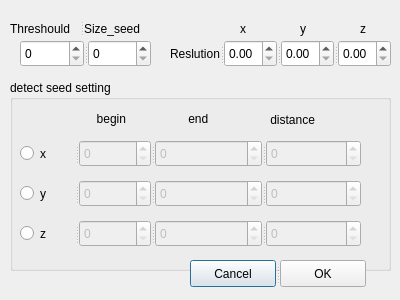
<?xml version="1.0" encoding="UTF-8"?>
<ui version="4.0">
 <class>set_par</class>
 <widget class="QDialog" name="set_par">
  <property name="geometry">
   <rect>
    <x>0</x>
    <y>0</y>
    <width>400</width>
    <height>300</height>
   </rect>
  </property>
  <property name="windowTitle">
   <string>Dialog</string>
  </property>
  <widget class="QGroupBox" name="groupBox">
   <property name="geometry">
    <rect>
     <x>10</x>
     <y>80</y>
     <width>381</width>
     <height>191</height>
    </rect>
   </property>
   <property name="title">
    <string>detect seed setting </string>
   </property>
   <property name="flat">
    <bool>false</bool>
   </property>
   <widget class="QSplitter" name="splitter">
    <property name="geometry">
     <rect>
      <x>10</x>
      <y>60</y>
      <width>341</width>
      <height>27</height>
     </rect>
    </property>
    <property name="orientation">
     <enum>Qt::Horizontal</enum>
    </property>
    <widget class="QRadioButton" name="radiox">
     <property name="enabled">
      <bool>true</bool>
     </property>
     <property name="text">
      <string>x</string>
     </property>
    </widget>
    <widget class="QSpinBox" name="xb">
     <property name="enabled">
      <bool>false</bool>
     </property>
     <property name="acceptDrops">
      <bool>false</bool>
     </property>
    </widget>
    <widget class="QSpinBox" name="xe">
     <property name="enabled">
      <bool>false</bool>
     </property>
     <property name="maximum">
      <number>10000</number>
     </property>
    </widget>
    <widget class="QSpinBox" name="xd">
     <property name="enabled">
      <bool>false</bool>
     </property>
     <property name="maximum">
      <number>1000</number>
     </property>
    </widget>
   </widget>
   <widget class="QSplitter" name="splitter_3">
    <property name="geometry">
     <rect>
      <x>10</x>
      <y>100</y>
      <width>341</width>
      <height>27</height>
     </rect>
    </property>
    <property name="orientation">
     <enum>Qt::Horizontal</enum>
    </property>
    <widget class="QRadioButton" name="radioy">
     <property name="text">
      <string>y</string>
     </property>
    </widget>
    <widget class="QSpinBox" name="yb">
     <property name="enabled">
      <bool>false</bool>
     </property>
    </widget>
    <widget class="QSpinBox" name="ye">
     <property name="enabled">
      <bool>false</bool>
     </property>
     <property name="maximum">
      <number>10000</number>
     </property>
    </widget>
    <widget class="QSpinBox" name="yd">
     <property name="enabled">
      <bool>false</bool>
     </property>
     <property name="maximum">
      <number>1000</number>
     </property>
    </widget>
   </widget>
   <widget class="QSplitter" name="splitter_4">
    <property name="geometry">
     <rect>
      <x>10</x>
      <y>140</y>
      <width>341</width>
      <height>27</height>
     </rect>
    </property>
    <property name="orientation">
     <enum>Qt::Horizontal</enum>
    </property>
    <widget class="QRadioButton" name="radioz">
     <property name="text">
      <string>z</string>
     </property>
    </widget>
    <widget class="QSpinBox" name="zb">
     <property name="enabled">
      <bool>false</bool>
     </property>
    </widget>
    <widget class="QSpinBox" name="ze">
     <property name="enabled">
      <bool>false</bool>
     </property>
     <property name="maximum">
      <number>10000</number>
     </property>
    </widget>
    <widget class="QSpinBox" name="zd">
     <property name="enabled">
      <bool>false</bool>
     </property>
     <property name="maximum">
      <number>1000</number>
     </property>
    </widget>
   </widget>
   <widget class="QLabel" name="distance">
    <property name="geometry">
     <rect>
      <x>237</x>
      <y>30</y>
      <width>91</width>
      <height>20</height>
     </rect>
    </property>
    <property name="text">
     <string>       distance</string>
    </property>
   </widget>
   <widget class="QLabel" name="begin">
    <property name="geometry">
     <rect>
      <x>80</x>
      <y>30</y>
      <width>51</width>
      <height>17</height>
     </rect>
    </property>
    <property name="text">
     <string>  begin</string>
    </property>
   </widget>
   <widget class="QLabel" name="end">
    <property name="geometry">
     <rect>
      <x>165</x>
      <y>30</y>
      <width>61</width>
      <height>17</height>
     </rect>
    </property>
    <property name="text">
     <string>    end</string>
    </property>
   </widget>
  </widget>
  <widget class="QSplitter" name="splitter_6">
   <property name="geometry">
    <rect>
     <x>190</x>
     <y>260</y>
     <width>176</width>
     <height>27</height>
    </rect>
   </property>
   <property name="orientation">
    <enum>Qt::Horizontal</enum>
   </property>
   <widget class="QPushButton" name="cancel">
    <property name="text">
     <string>Cancel</string>
    </property>
   </widget>
   <widget class="QPushButton" name="ok">
    <property name="text">
     <string>OK</string>
    </property>
   </widget>
  </widget>
  <widget class="QLabel" name="label_4">
   <property name="geometry">
    <rect>
     <x>240</x>
     <y>20</y>
     <width>16</width>
     <height>17</height>
    </rect>
   </property>
   <property name="text">
    <string>x</string>
   </property>
  </widget>
  <widget class="QLabel" name="label_5">
   <property name="geometry">
    <rect>
     <x>300</x>
     <y>20</y>
     <width>16</width>
     <height>17</height>
    </rect>
   </property>
   <property name="text">
    <string>y</string>
   </property>
  </widget>
  <widget class="QLabel" name="label_6">
   <property name="geometry">
    <rect>
     <x>360</x>
     <y>20</y>
     <width>16</width>
     <height>17</height>
    </rect>
   </property>
   <property name="text">
    <string>z</string>
   </property>
  </widget>
  <widget class="QSplitter" name="splitter_5">
   <property name="geometry">
    <rect>
     <x>170</x>
     <y>40</y>
     <width>221</width>
     <height>27</height>
    </rect>
   </property>
   <property name="orientation">
    <enum>Qt::Horizontal</enum>
   </property>
   <widget class="QLabel" name="label_2">
    <property name="text">
     <string>Reslution</string>
    </property>
   </widget>
   <widget class="QDoubleSpinBox" name="doubleSpinBox"/>
   <widget class="QDoubleSpinBox" name="doubleSpinBox_3"/>
   <widget class="QDoubleSpinBox" name="doubleSpinBox_2"/>
  </widget>
  <widget class="QSplitter" name="splitter_7">
   <property name="geometry">
    <rect>
     <x>20</x>
     <y>40</y>
     <width>131</width>
     <height>27</height>
    </rect>
   </property>
   <property name="orientation">
    <enum>Qt::Horizontal</enum>
   </property>
   <widget class="QSpinBox" name="threshould_set"/>
   <widget class="QSpinBox" name="spinBox"/>
  </widget>
  <widget class="QSplitter" name="splitter_8">
   <property name="geometry">
    <rect>
     <x>10</x>
     <y>20</y>
     <width>141</width>
     <height>17</height>
    </rect>
   </property>
   <property name="orientation">
    <enum>Qt::Horizontal</enum>
   </property>
   <widget class="QLabel" name="label">
    <property name="text">
     <string>Threshould</string>
    </property>
   </widget>
   <widget class="QLabel" name="label_3">
    <property name="text">
     <string>Size_seed</string>
    </property>
   </widget>
  </widget>
 </widget>
 <resources/>
 <connections>
  <connection>
   <sender>radiox</sender>
   <signal>clicked(bool)</signal>
   <receiver>xb</receiver>
   <slot>setEnabled(bool)</slot>
   <hints>
    <hint type="sourcelabel">
     <x>43</x>
     <y>133</y>
    </hint>
    <hint type="destinationlabel">
     <x>125</x>
     <y>133</y>
    </hint>
   </hints>
  </connection>
  <connection>
   <sender>radiox</sender>
   <signal>clicked(bool)</signal>
   <receiver>xe</receiver>
   <slot>setEnabled(bool)</slot>
   <hints>
    <hint type="sourcelabel">
     <x>37</x>
     <y>133</y>
    </hint>
    <hint type="destinationlabel">
     <x>199</x>
     <y>133</y>
    </hint>
   </hints>
  </connection>
  <connection>
   <sender>radiox</sender>
   <signal>clicked(bool)</signal>
   <receiver>xd</receiver>
   <slot>setEnabled(bool)</slot>
   <hints>
    <hint type="sourcelabel">
     <x>37</x>
     <y>133</y>
    </hint>
    <hint type="destinationlabel">
     <x>304</x>
     <y>133</y>
    </hint>
   </hints>
  </connection>
  <connection>
   <sender>radioy</sender>
   <signal>clicked(bool)</signal>
   <receiver>yb</receiver>
   <slot>setEnabled(bool)</slot>
   <hints>
    <hint type="sourcelabel">
     <x>38</x>
     <y>173</y>
    </hint>
    <hint type="destinationlabel">
     <x>108</x>
     <y>173</y>
    </hint>
   </hints>
  </connection>
  <connection>
   <sender>radioy</sender>
   <signal>clicked(bool)</signal>
   <receiver>ye</receiver>
   <slot>setEnabled(bool)</slot>
   <hints>
    <hint type="sourcelabel">
     <x>38</x>
     <y>173</y>
    </hint>
    <hint type="destinationlabel">
     <x>201</x>
     <y>173</y>
    </hint>
   </hints>
  </connection>
  <connection>
   <sender>radioy</sender>
   <signal>clicked(bool)</signal>
   <receiver>yd</receiver>
   <slot>setEnabled(bool)</slot>
   <hints>
    <hint type="sourcelabel">
     <x>38</x>
     <y>173</y>
    </hint>
    <hint type="destinationlabel">
     <x>304</x>
     <y>173</y>
    </hint>
   </hints>
  </connection>
  <connection>
   <sender>radioz</sender>
   <signal>clicked(bool)</signal>
   <receiver>zb</receiver>
   <slot>setEnabled(bool)</slot>
   <hints>
    <hint type="sourcelabel">
     <x>37</x>
     <y>213</y>
    </hint>
    <hint type="destinationlabel">
     <x>106</x>
     <y>213</y>
    </hint>
   </hints>
  </connection>
  <connection>
   <sender>radioz</sender>
   <signal>clicked(bool)</signal>
   <receiver>ze</receiver>
   <slot>setEnabled(bool)</slot>
   <hints>
    <hint type="sourcelabel">
     <x>37</x>
     <y>213</y>
    </hint>
    <hint type="destinationlabel">
     <x>199</x>
     <y>213</y>
    </hint>
   </hints>
  </connection>
  <connection>
   <sender>radioz</sender>
   <signal>clicked(bool)</signal>
   <receiver>zd</receiver>
   <slot>setEnabled(bool)</slot>
   <hints>
    <hint type="sourcelabel">
     <x>37</x>
     <y>213</y>
    </hint>
    <hint type="destinationlabel">
     <x>304</x>
     <y>213</y>
    </hint>
   </hints>
  </connection>
 </connections>
</ui>
